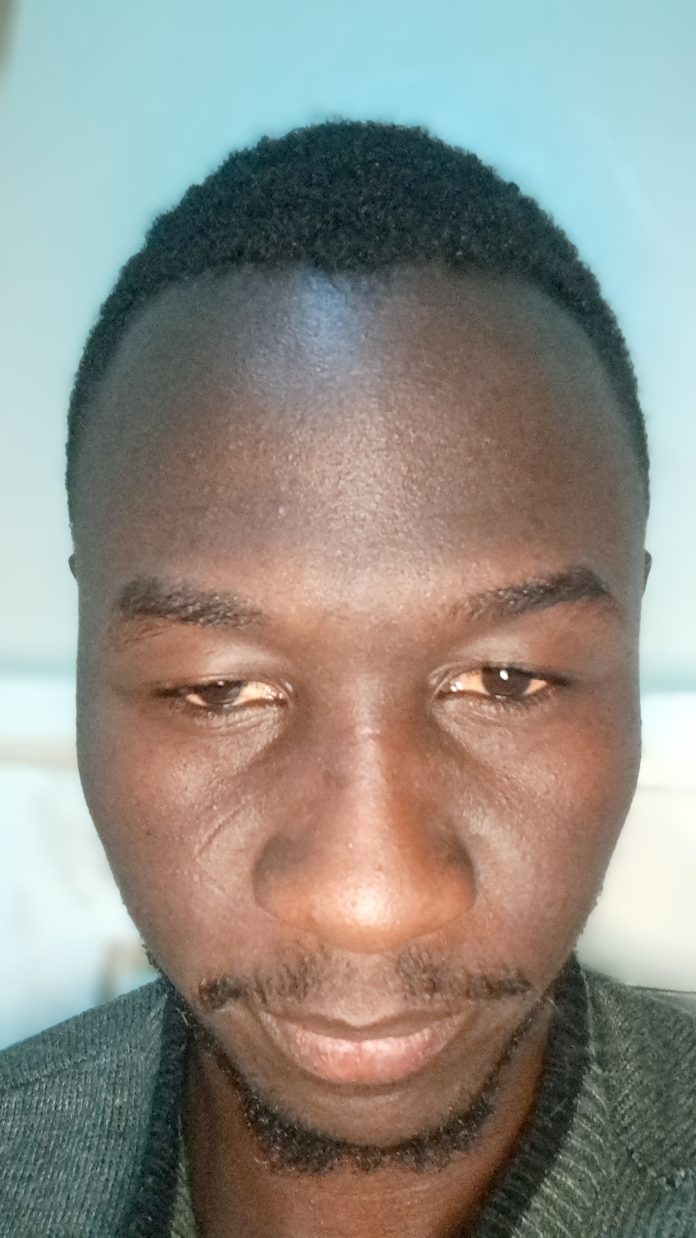
#> input picture Selfie & id data - public sample/1/archive_selfies/10_old.jpeg, 2088 x 3712 px (shown at 1/3 size)
$ python -i debug_pca.py   (imports and definitions only)
#> lines starting #> are read from the running program, lines starting #| are printed output that depends on the picture
import sys
import os
import cv2
import numpy as np
from pathlib import Path

# Load pretrained
NPZ_PATH = "pretrained_eigenspace.npz"
# [1 line not run here, left out]
# [5 lines that did not run here, left out]
# [2 lines not run here, left out]

def preprocess_fastapi(img):
    # Simulated FastAPI preprocessing
    TARGET_SIZE = (128, 128)
    gray = cv2.cvtColor(img, cv2.COLOR_BGR2GRAY)
    gray = cv2.equalizeHist(gray)
    resized = cv2.resize(gray, TARGET_SIZE, interpolation=cv2.INTER_AREA)
    normalized = resized.astype(np.float64) / 255.0
    return normalized

def preprocess_colab(img):
    # Simulated Colab preprocessing
    TARGET_SIZE = (128, 128)
    gray = cv2.cvtColor(img, cv2.COLOR_BGR2GRAY)
    resized = cv2.resize(gray, TARGET_SIZE, interpolation=cv2.INTER_AREA)
    return resized.flatten()

# Buat dummy image (random face)
img1 = np.random.randint(0, 255, (200, 200, 3), dtype=np.uint8)
img2 = img1.copy()
img2[50:150, 50:150] = np.random.randint(0, 255, (100, 100, 3), dtype=np.uint8)

f1_fastapi = preprocess_fastapi(img1).flatten()
f2_fastapi = preprocess_fastapi(img2).flatten()

# [1 line not run here, left out]

# [1 line that did not run here, left out]
# [1 line that did not run here, left out]

# [2 lines not run here, left out]

def cosine_sim(a, b):
    return np.dot(a, b) / (np.linalg.norm(a) * np.linalg.norm(b))

# [1 line that did not run here, left out]
# [3 lines not run here, left out]

>>> import cv2
>>> picture = cv2.imread('Selfie & id data - public sample/1/archive_selfies/10_old.jpeg')
#> picture is the input picture: shape (3712, 2088, 3); mean B, G, R 133.1, 140.8, 143.1
>>> result = preprocess_fastapi(picture)
#> in preprocess_fastapi (call 3), `gray = cv2.cvtColor(img, cv2.COLOR_BGR2GRAY)`:
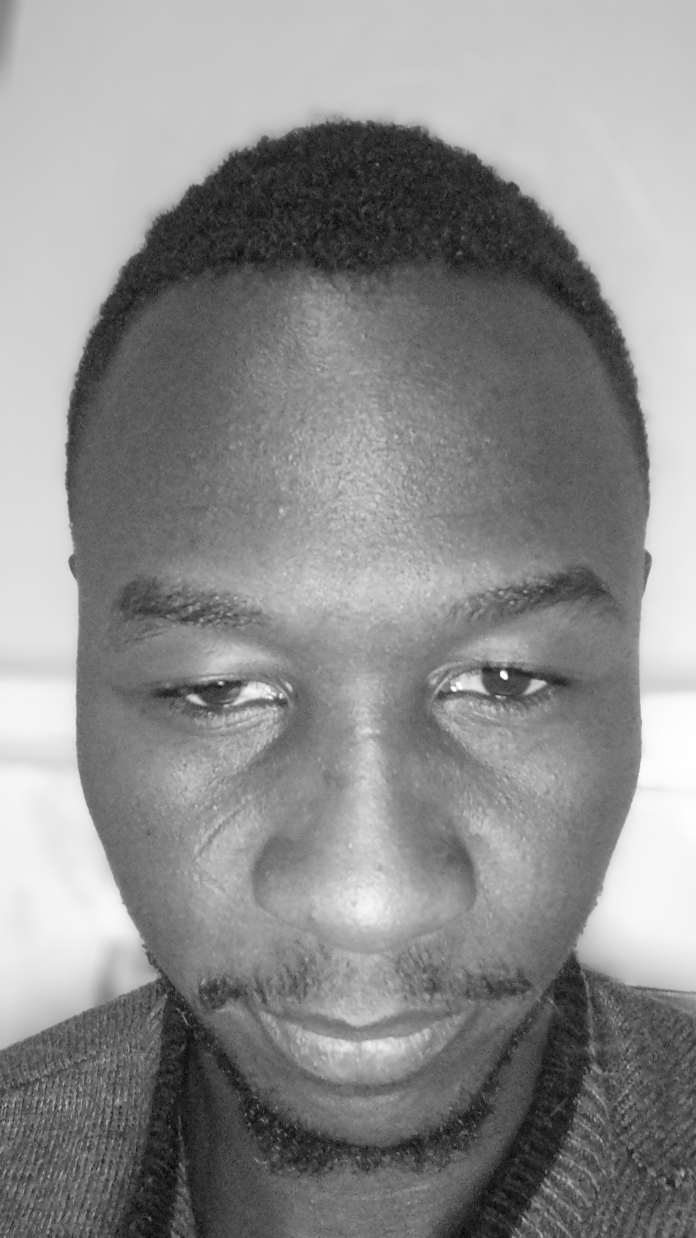
#> gray: shape (3712, 2088) (shown at 1/3 size); min 0, max 255, mean 140.6
#> in preprocess_fastapi (call 3), `gray = cv2.equalizeHist(gray)`:
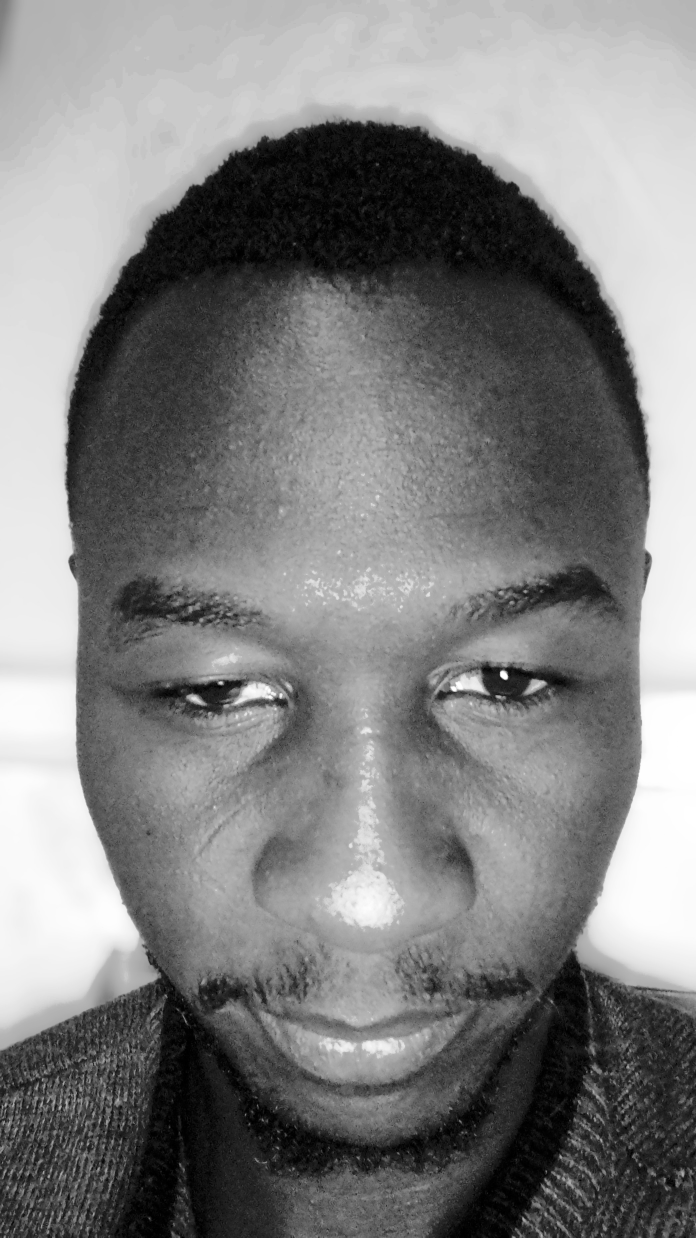
#> gray: shape (3712, 2088) (shown at 1/3 size); min 0, max 255, mean 128.3
#> in preprocess_fastapi (call 3), `resized = cv2.resize(gray, TARGET_SIZE, interpolation=cv2.INTER_AREA)`:
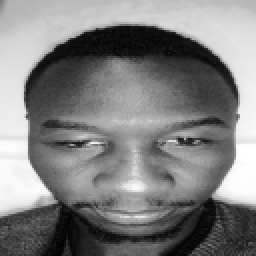
#> resized: shape (128, 128) (shown 2 times larger); min 1, max 255, mean 128.3

$ run again, on Selfie & id data - public sample/1/archive_selfies/6_old.jpeg
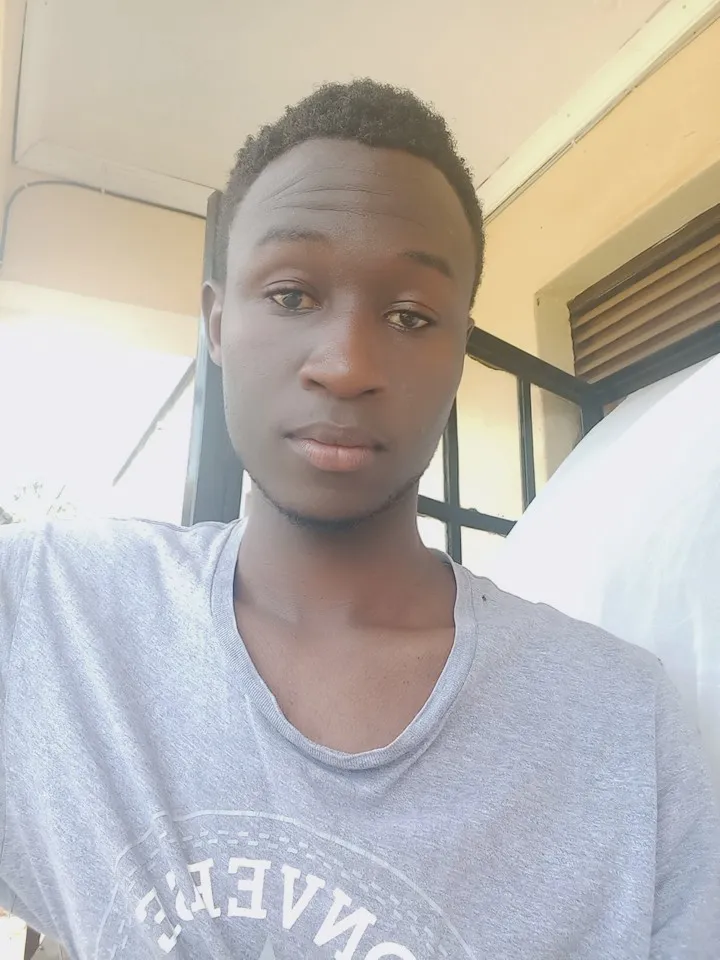
#> input picture Selfie & id data - public sample/1/archive_selfies/6_old.jpeg, 720 x 960 px
#> picture is the input picture: shape (960, 720, 3); mean B, G, R 178.5, 182.8, 187.7
#> in preprocess_fastapi (call 3), `gray = cv2.equalizeHist(gray)`:
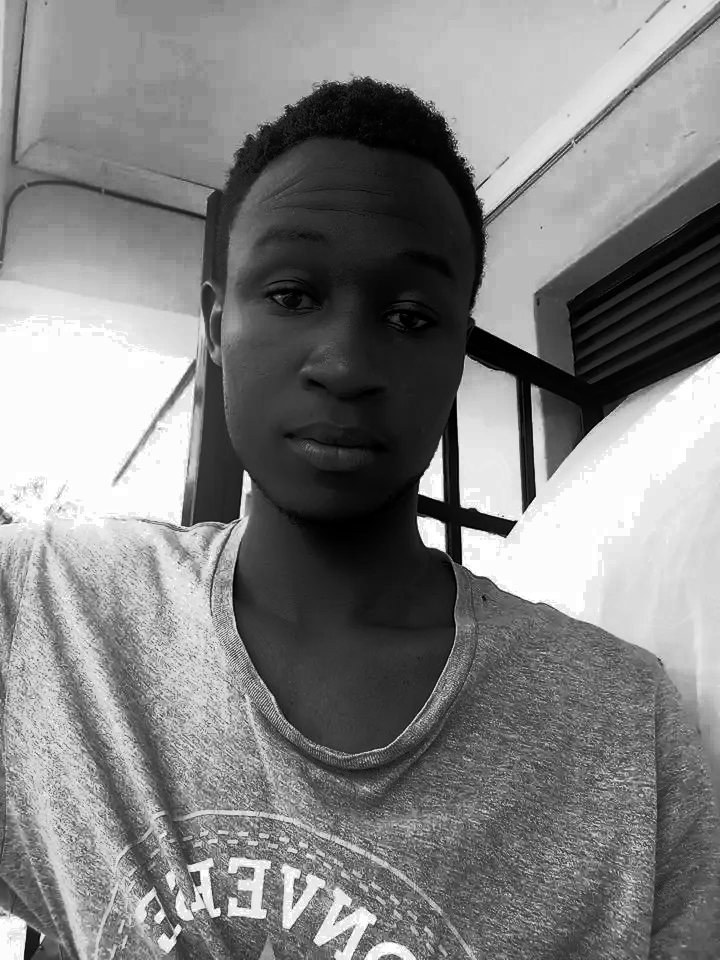
#> gray: shape (960, 720); min 0, max 255, mean 129.1
#> in preprocess_fastapi (call 3), `resized = cv2.resize(gray, TARGET_SIZE, interpolation=cv2.INTER_AREA)`:
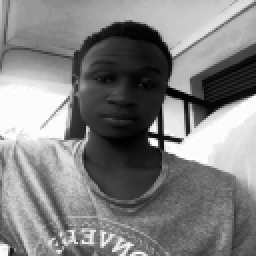
#> resized: shape (128, 128) (shown 2 times larger); min 0, max 255, mean 129.1

$ run again, on Selfie & id data - public sample/1/archive_selfies/7_old.jpeg
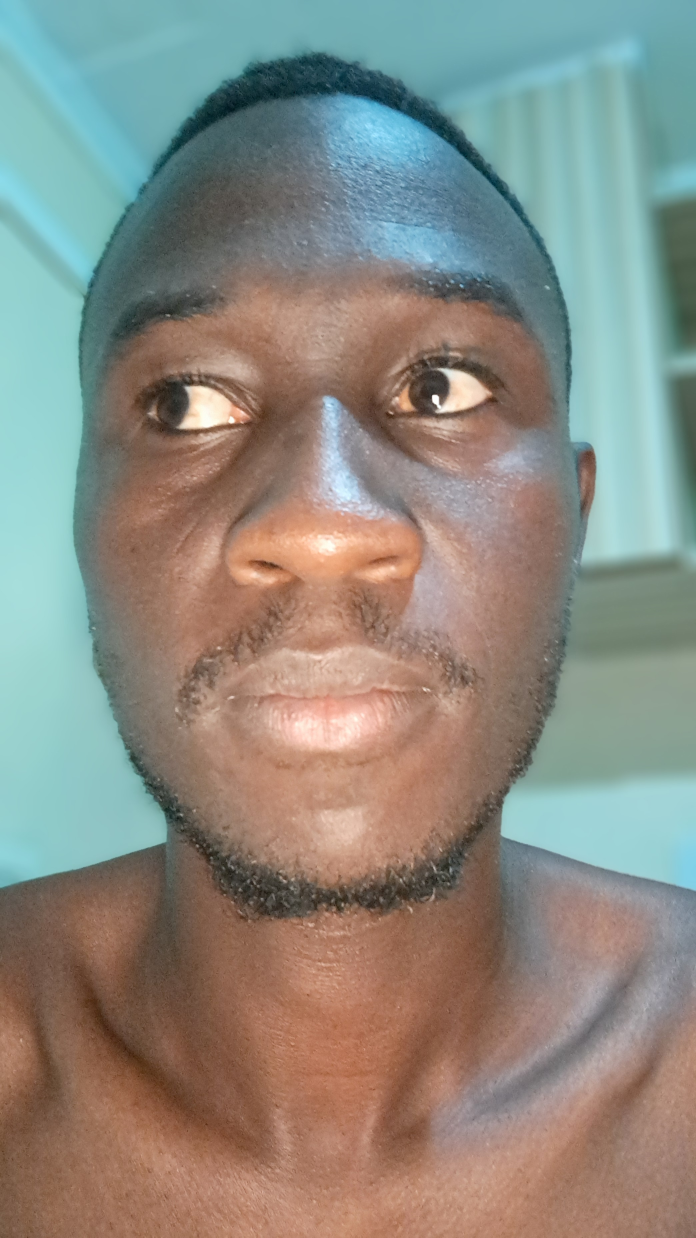
#> input picture Selfie & id data - public sample/1/archive_selfies/7_old.jpeg, 2088 x 3712 px (shown at 1/3 size)
#> picture is the input picture: shape (3712, 2088, 3); mean B, G, R 129.7, 138.8, 139.9
#> in preprocess_fastapi (call 3), `gray = cv2.equalizeHist(gray)`:
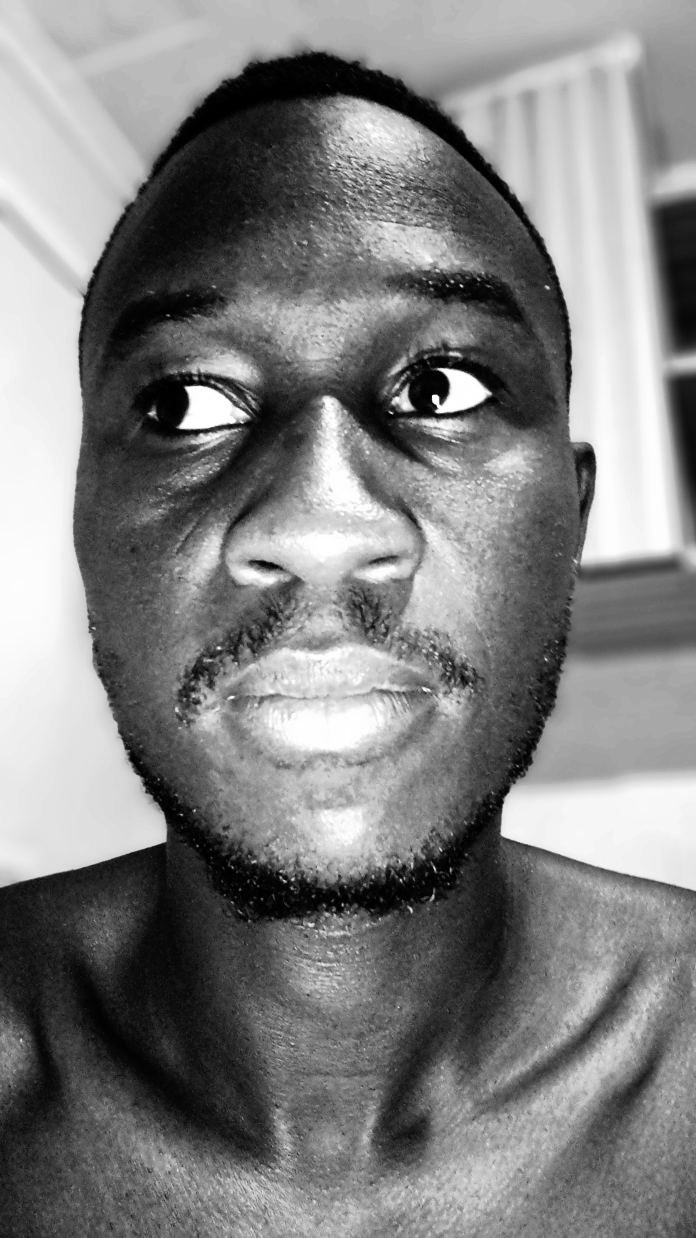
#> gray: shape (3712, 2088) (shown at 1/3 size); min 0, max 255, mean 128.5
#> in preprocess_fastapi (call 3), `resized = cv2.resize(gray, TARGET_SIZE, interpolation=cv2.INTER_AREA)`:
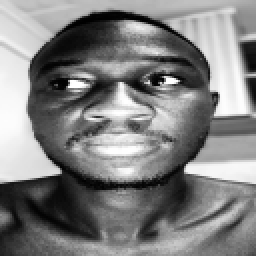
#> resized: shape (128, 128) (shown 2 times larger); min 0, max 255, mean 128.5

$ run again, on Selfie & id data - public sample/1/archive_selfies/8_old.jpeg
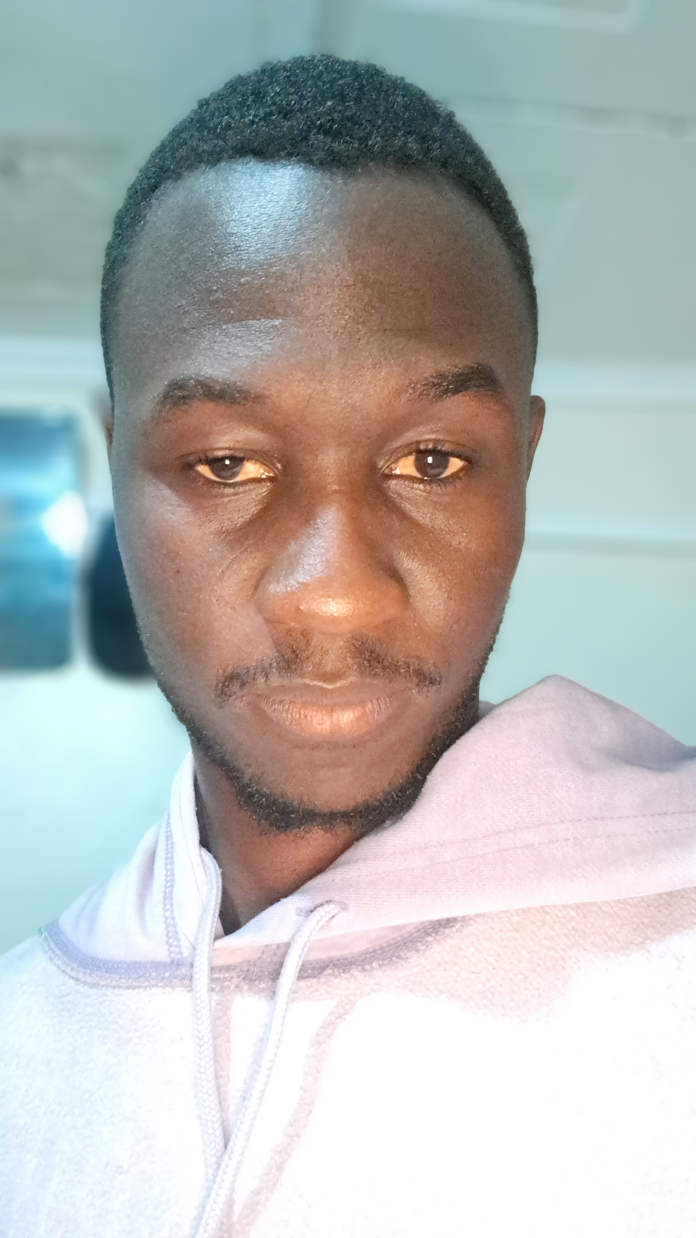
#> input picture Selfie & id data - public sample/1/archive_selfies/8_old.jpeg, 2088 x 3712 px (shown at 1/3 size)
#> picture is the input picture: shape (3712, 2088, 3); mean B, G, R 181.7, 184, 181.6
#> in preprocess_fastapi (call 3), `gray = cv2.equalizeHist(gray)`:
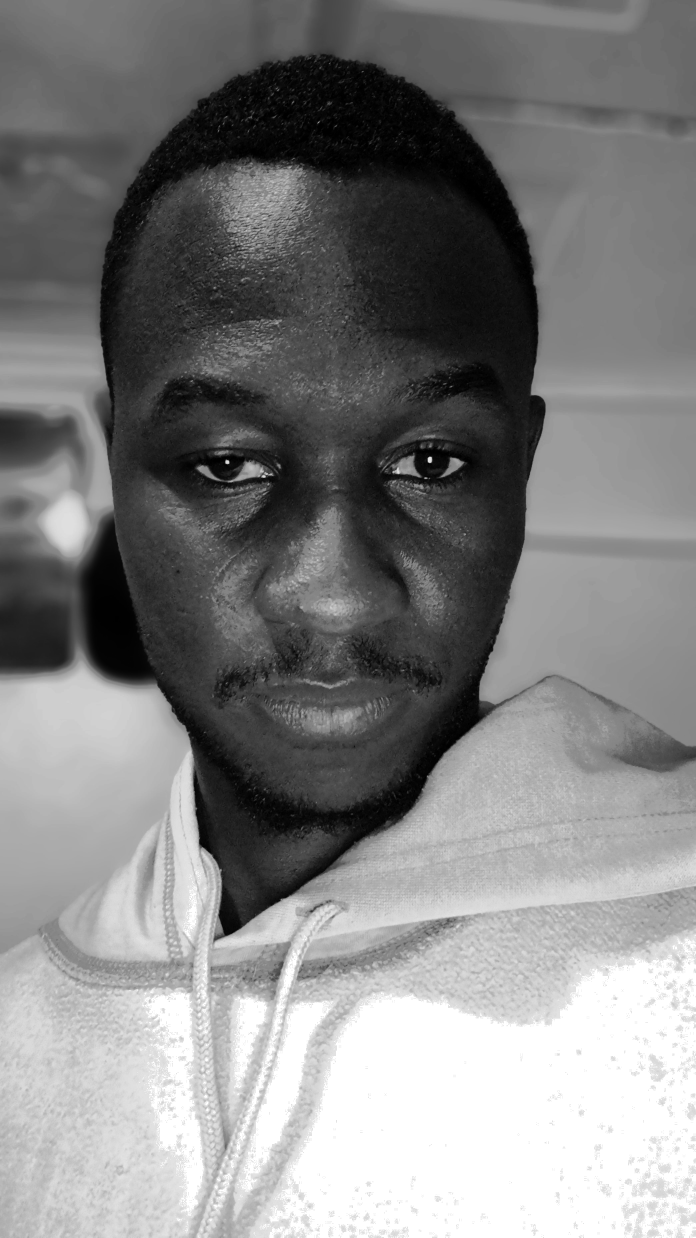
#> gray: shape (3712, 2088) (shown at 1/3 size); min 0, max 255, mean 129.8
#> in preprocess_fastapi (call 3), `resized = cv2.resize(gray, TARGET_SIZE, interpolation=cv2.INTER_AREA)`:
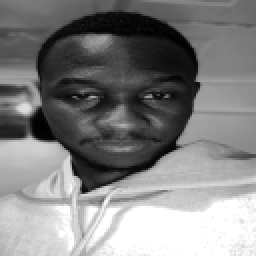
#> resized: shape (128, 128) (shown 2 times larger); min 0, max 255, mean 129.8
